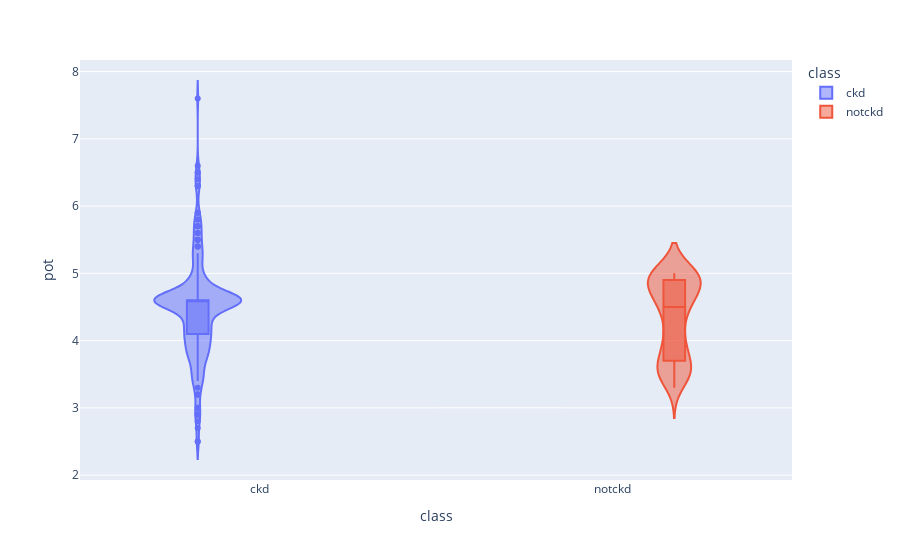

The notebook cell this image was saved under:
### Code cell
fig = px.violin(ckd_copy, y='pot', x="class", color="class", box=True, template = None)
fig.show()

### Figure 1 — Plotly figure (JSON) as saved in the notebook; plotly's stock layout.template omitted (floating-point values rounded to 4 significant figures; data arrays with more than 128 entries replaced by an {"elided": "..."} marker saying what was removed)
{"data": [{"alignmentgroup": "True", "box": {"visible": true}, "hoverlabel": {"namelength": 0}, "hovertemplate": "class=%{x}<br>pot=%{y}", "legendgroup": "ckd", "marker": {"color": "#636efa"}, "name": "ckd", "offsetgroup": "ckd", "orientation": "v", "scalegroup": "True", "showlegend": true, "type": "violin", "x": {"elided": "250 str values"}, "x0": " ", "xaxis": "x", "y": {"elided": "250 mixed values"}, "y0": " ", "yaxis": "y"}, {"alignmentgroup": "True", "box": {"visible": true}, "hoverlabel": {"namelength": 0}, "hovertemplate": "class=%{x}<br>pot=%{y}", "legendgroup": "notckd", "marker": {"color": "#EF553B"}, "name": "notckd", "offsetgroup": "notckd", "orientation": "v", "scalegroup": "True", "showlegend": true, "type": "violin", "x": {"elided": "150 str values"}, "x0": " ", "xaxis": "x", "y": {"elided": "150 mixed values"}, "y0": " ", "yaxis": "y"}], "layout": {"legend": {"title": {"text": "class"}, "tracegroupgap": 0}, "margin": {"t": 60}, "violinmode": "group", "xaxis": {"anchor": "y", "categoryarray": ["ckd", "notckd"], "categoryorder": "array", "domain": [0, 1], "title": {"text": "class"}}, "yaxis": {"anchor": "x", "domain": [0, 1], "title": {"text": "pot"}}}}
